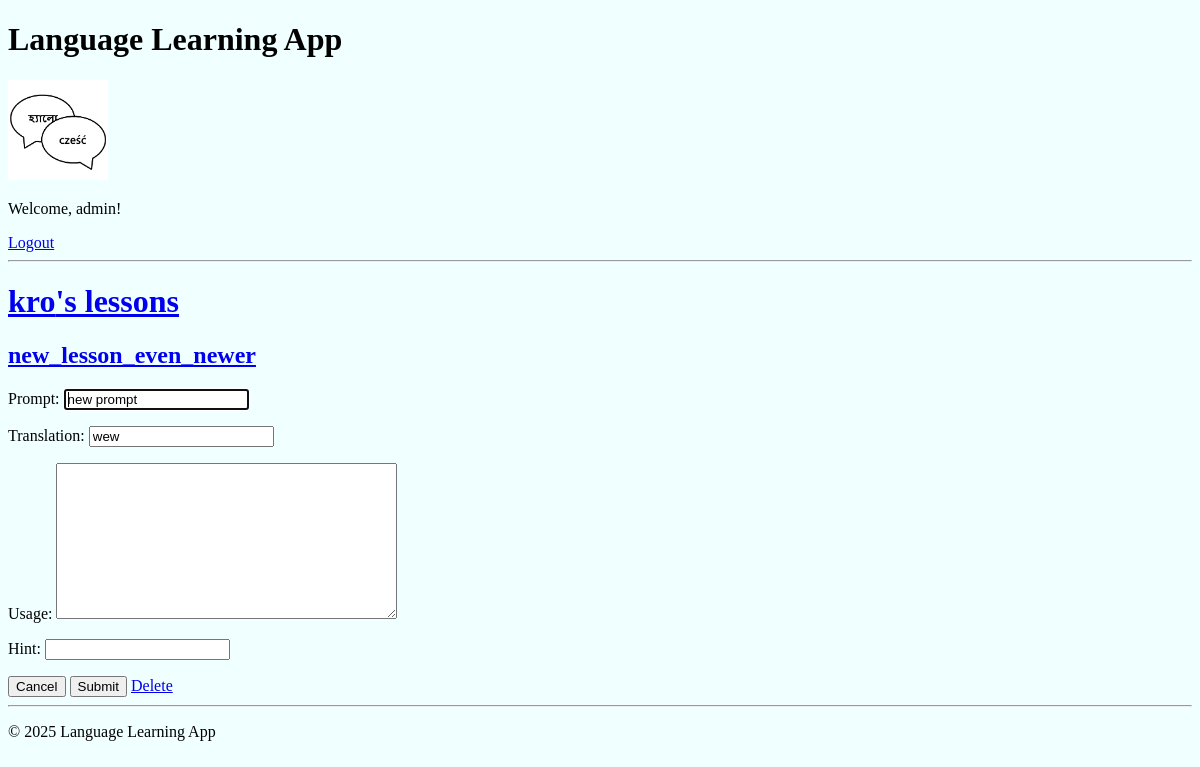
Page /edit_word/44/ (signed in) on the earlier database version.
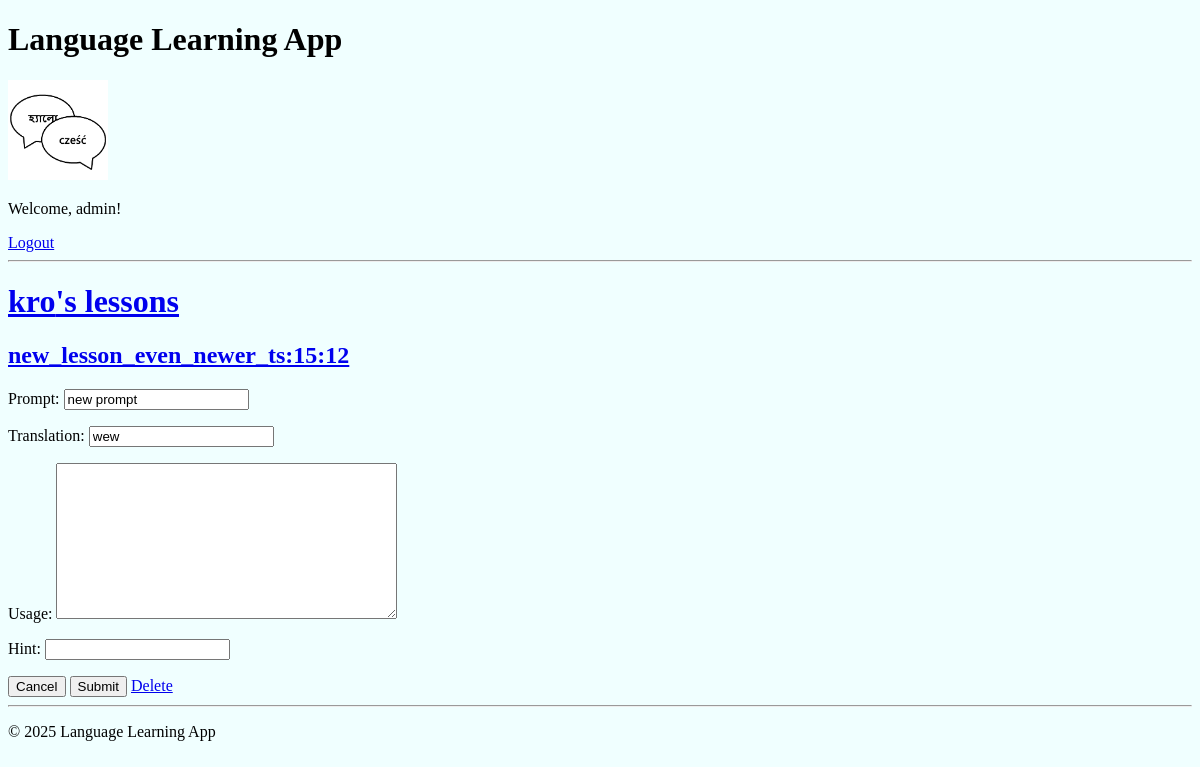
Same page on the later database version.
### base/models.py (models this page shows, shortened)
class UserWord(models.Model):
    user_lesson = models.ForeignKey(
        UserLesson,
        on_delete=models.CASCADE,
        related_name="user_words",
    )
    word = models.ForeignKey(Word, on_delete=models.CASCADE)
    current_progress = models.PositiveIntegerField(default=0)
    notes = models.TextField(blank=True)
    class Meta:
        unique_together = ("user_lesson", "word")

class UserLesson(models.Model):
    user = models.ForeignKey(User, on_delete=models.CASCADE)
    lesson = models.ForeignKey(Lesson, on_delete=models.CASCADE)
    target_progress = models.IntegerField(default=3)
    class Meta:
        unique_together = ("user", "lesson")

class Lesson(models.Model):
    title = models.CharField(max_length=255)
    description = models.TextField()
    prompt_language = models.ForeignKey(
        Language, on_delete=models.CASCADE, related_name="prompt_lessons"
    )
    translation_language = models.ForeignKey(
        Language, on_delete=models.CASCADE, related_name="translation_lessons"
    )
    author = models.ForeignKey(
        User,
        on_delete=models.CASCADE,
        related_name="authored_lessons",
    )
    changes_log = models.TextField(
        blank=True, help_text="Log of changes made to this lesson."
    )
    access_type = models.ForeignKey(AccessType, on_delete=models.PROTECT, default=1)
    original_lesson = models.ForeignKey(
        "self", null=True, blank=True, on_delete=models.SET_NULL
    )
    updated = models.DateTimeField(auto_now=True)
    created = models.DateTimeField(auto_now_add=True)

### base/views.py (the view, shortened to what this page needs)
# urls.py: path("edit_word/<int:my_word_id>/", views.editWord, name="edit-word"),
@login_required(login_url="login")
@transaction.atomic
def editWord(request, my_word_id):
    myWord = UserWord.objects.filter(id=my_word_id).first()
    if not myWord:
        return HttpResponse("You do not have this word in your lesson.")
    if (
        request.user.id != myWord.user_lesson.user.id
        and request.user.is_superuser == False
    ):
        return HttpResponse("You are not allowed here!")
    if not (
        request.user == myWord.user_lesson.lesson.author
        or myWord.user_lesson.lesson.access_type.name in ["write"]
    ):
        return HttpResponse("You do not have rights to edit this lesson!")
    edit_word_form = WordForm(instance=myWord.word)
    context = {
        "edit_word_form": edit_word_form,
        "my_word": myWord,
    }
    return render(request, "base/edit_word.html", context)

### base/forms.py
class WordForm(ModelForm):
    class Meta:
        model = Word
        fields = "__all__"
        exclude = ["lesson", "created", "updated"]
        widgets = {
            "prompt": forms.TextInput(attrs={"autofocus": "autofocus"}),
        }

### base/templates/base/edit_word.html (shortened to what this page needs)
{% extends "main.html" %}
{% block content %}
<h1><a href="{% url 'my-lessons' my_word.user_lesson.user.id %}">{{my_word.user_lesson.user.username}}'s lessons</a></h1>
<h2><a href="{% url 'my-lesson-details' my_word.user_lesson.id %}">{{ my_word.user_lesson.lesson.title }}</a></h2>
<form method="POST" action="">
    {{ edit_word_form.as_p }}
    <button type="button" onclick="window.location.href='{{ request.META.HTTP_REFERER }}'" style="display:inline;">Cancel</button>
    <input type="submit" value="Submit" />
    <a href="{% url 'delete-word' my_word.id %}" style="display:inline;" class="button" style="color:red;">Delete</a>
</form>
{% endblock content %}

Differences in the rows shown:
changed through a linked row, UserWord "kro": user_lesson.lesson "new_lesson_even_newer" → "new_lesson_even_newer_ts:15:12"
